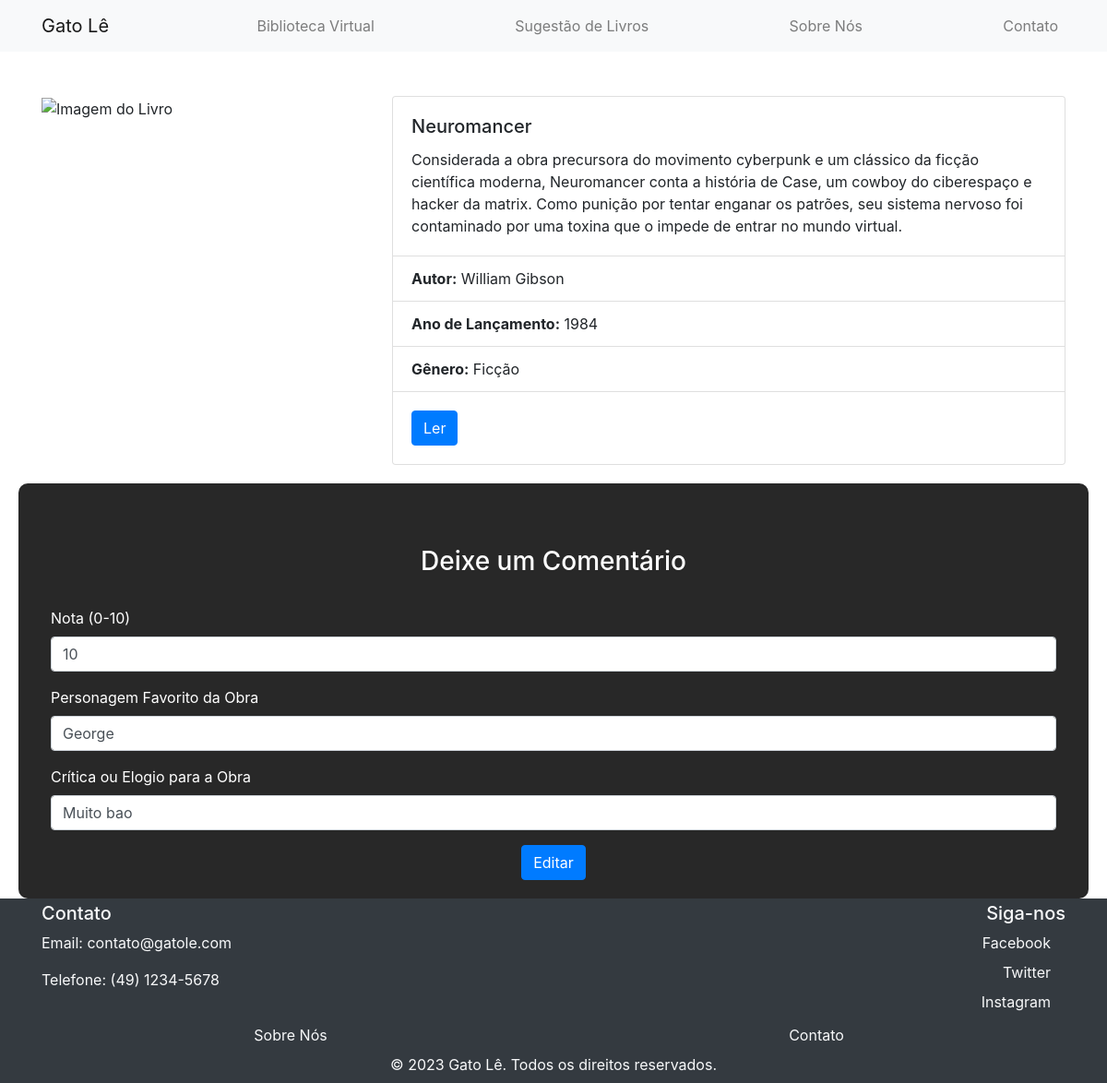
Screenshot of /paginas/2cyberpunkFORM.php?id=1 with the database file from the repository.
### tables this page shows
CREATE TABLE `comentariocyberpunk` (
  `id` int(11) NOT NULL,
  `nota` int(11) DEFAULT NULL,
  `personagem` varchar(255) DEFAULT NULL,
  `coment` text DEFAULT NULL
);

### model/db.class.php (called while the page is built, shortened)
<?php
class DB{
    public function conn(){
        $host = "localhost";
        $dbname = "bancodoprofe";
        $user = "root";
        $password = "";
        try {
            $conn = new PDO(
                "mysql:host=$host;dbname=$dbname",
                $user,
                $password,
                [
                    PDO::ATTR_ERRMODE,
                    PDO::ERRMODE_EXCEPTION,
                    PDO::MYSQL_ATTR_INIT_COMMAND => "SET NAMES utf8"
                ]
            );
            return $conn;
        } catch (PDOException $e) {
            echo "Connection failed: " . $e->getMessage();
        }
    }
    public function find($nome_tabela, $id){
        $conn = $this->conn();
        $sql = "SELECT * FROM $nome_tabela WHERE id = ?";
        $st = $conn->prepare($sql);
        $st->execute([$id]);
        return $st->fetchObject();
    }
}
?>

### paginas/2cyberpunkFORM.php (the view, shortened to what this page needs)
<?php
    include '../model/db.class.php';
    include '../bases/header.php';
    include '../bases/nav.php';
    $db = new DB();
    $db->conn();
    if(!empty($_GET['id'])){
        $comentariocyberpunk = $db->find("comentariocyberpunk", $_GET['id']);
    }
?>
<body>
    <div class="container mt-5">
        <div class="row">
            <div class="col-md-4">
                <img src="https://m.media-amazon.com/images/I/91Bx5ilP+EL._AC_UF1000,1000_QL80_.jpg" class="img-fluid" alt="Imagem do Livro">
            </div>
            <div class="col-md-8">
                <div class="card">
                    <div class="card-body">
                        <h5 class="card-title">Neuromancer</h5>
                        <p class="card-text">Considerada a obra precursora do movimento cyberpunk e um clássico da ficção científica moderna, Neuromancer conta a história de Case, um cowboy do ciberespaço e hacker da matrix. Como punição por tentar enganar os patrões, seu sistema nervoso foi contaminado por uma toxina que o impede de entrar no mundo virtual.</p>
                    </div>
                    <ul class="list-group list-group-flush">
                        <li class="list-group-item"><strong>Autor:</strong> William Gibson</li>
                        <li class="list-group-item"><strong>Ano de Lançamento:</strong> 1984</li>
                        <li class="list-group-item"><strong>Gênero:</strong> Ficção</li>
                    </ul>
                    <div class="card-body">
                        <a href="https://livrogratuitosja.com/wp-content/uploads/2023/01/Neuromancer-William-Gibson.pdf" class="btn btn-primary" target="_blank">Ler</a>
                    </div>
                </div>
            </div>
        </div>
    </div>
    <div class="sobre">
    <div class="container mt-5">
        <div class="welcome-text">
            <h3>Deixe um Comentário</h3>
        </div>
    <form action="2cyberpunkFORM.php" method="post">
        <input type="hidden" name="id" value="<?php echo !empty($comentariocyberpunk->id) ? $comentariocyberpunk->id : "" ?>" class="form-control"><br>
        <div class="form-group">
            <label for="nota">Nota (0-10)</label>
            <input type="int" name="nota" placeholder="Digite uma nota para essa Obra de 0 a 10..." required value="<?php echo !empty($comentariocyberpunk->nota) ? $comentariocyberpunk->nota : "" ?>" class="form-control">
        </div>
        <div class="form-group">
            <label for="personagem">Personagem Favorito da Obra</label>
            <input type="text" name="personagem" placeholder="Fale sobre personagem favorito da Obra..." required value="<?php echo !empty($comentariocyberpunk->personagem) ? $comentariocyberpunk->personagem : "" ?>" class="form-control">
        </div>
        <div class="form-group">
            <label for="coment">Crítica ou Elogio para a Obra</label>
            <input type="text" name="coment" placeholder="Digite sua crítica ou seu elogio para a Obra..." required value="<?php echo !empty($comentariocyberpunk->coment) ? $comentariocyberpunk->coment : "" ?>" class="form-control">
        </div>
        <center>
            <button type="submit" class="btn btn-primary"><?php echo !empty($_GET['id']) ? "Editar" : "Enviar Comentário"?></button>
        </center>
    </form>
</div>
</div>
    <?php include "../bases/footer.php" ?>
</body>
</html>

### css/css.css (style rules this page uses)
body { background: url('https://images.pixexid.com/a-4k-ultra-hd-wallpaper-of-a-cat-dressed-in-a-librarians-outfit-surrounded-by-zlvdb8uk.jpeg') no-repeat center center fixed; background-size: cover; margin-bottom: 200px; }
.sobre { background: rgba(0, 0, 0, 0.842); padding: 20px; margin-top: 50px; border-radius: 10px; margin-bottom: 200px; color: white; text-align: justify; }
.welcome-text { position: relative; z-index: 1; color: white; text-align: center; margin-top: 30; }
.sobre { margin: 20px; }

### rows the page displays
comentariocyberpunk: nota "10", personagem "George", coment "Muito bao"
